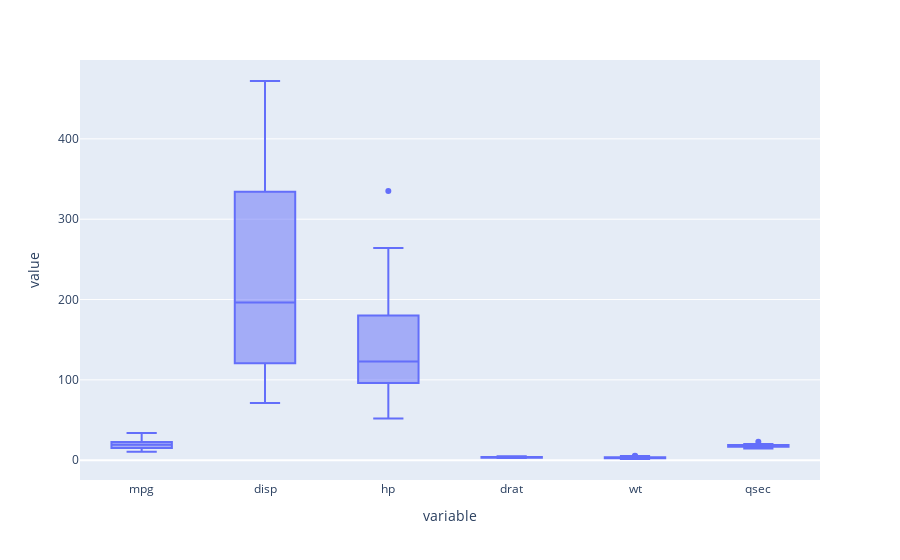

Notebook cell for this chart:
### Code cell
px.box(mtc[['mpg', 'disp', 'hp', 'drat', 'wt', 'qsec']])

### Figure 1 — Plotly figure (JSON) as saved in the notebook; plotly's stock layout.template omitted (floating-point values rounded to 4 significant figures; data arrays with more than 128 entries replaced by an {"elided": "..."} marker saying what was removed)
{"data": [{"alignmentgroup": "True", "hovertemplate": "variable=%{x}<br>value=%{y}<extra></extra>", "legendgroup": "", "marker": {"color": "#636efa"}, "name": "", "notched": false, "offsetgroup": "", "orientation": "v", "showlegend": false, "type": "box", "x": {"elided": "192 str values"}, "x0": " ", "xaxis": "x", "y": {"elided": "192 float values"}, "y0": " ", "yaxis": "y"}], "layout": {"boxmode": "group", "legend": {"tracegroupgap": 0}, "margin": {"t": 60}, "xaxis": {"anchor": "y", "domain": [0, 1], "title": {"text": "variable"}}, "yaxis": {"anchor": "x", "domain": [0, 1], "title": {"text": "value"}}}}
